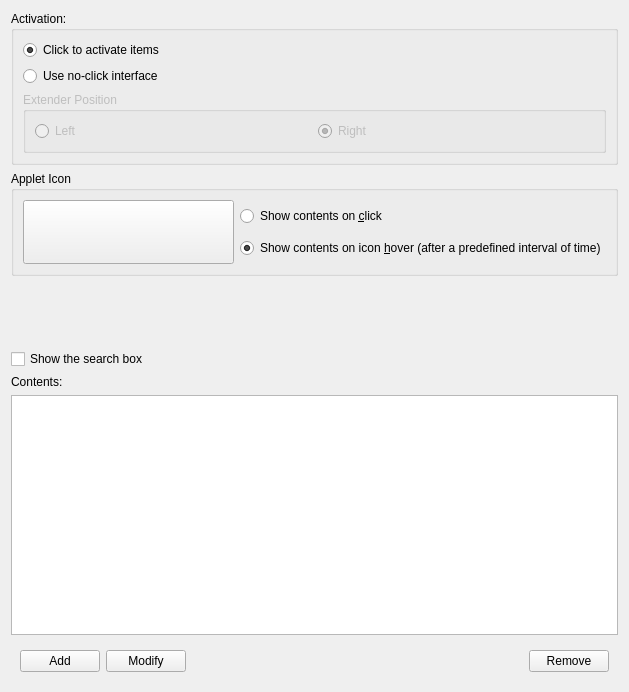
<?xml version="1.0" encoding="UTF-8"?>
<ui version="4.0">
 <class>LancelotPartConfigBase</class>
 <widget class="QWidget" name="LancelotPartConfigBase">
  <property name="geometry">
   <rect>
    <x>0</x>
    <y>0</y>
    <width>629</width>
    <height>692</height>
   </rect>
  </property>
  <layout class="QVBoxLayout" name="verticalLayout_4">
   <item>
    <widget class="QFrame" name="pageAdvanced">
     <layout class="QVBoxLayout" name="verticalLayout_5">
      <property name="margin">
       <number>0</number>
      </property>
      <item>
       <widget class="QGroupBox" name="panelContents">
        <property name="title">
         <string comment="Contents of the applet">Activation:</string>
        </property>
        <layout class="QVBoxLayout" name="verticalLayout">
         <item>
          <widget class="QRadioButton" name="radioContentsActivationClick">
           <property name="text">
            <string>Click to activate items</string>
           </property>
           <property name="checked">
            <bool>true</bool>
           </property>
          </widget>
         </item>
         <item>
          <widget class="QRadioButton" name="radioContentsActivationExtender">
           <property name="text">
            <string>Use no-click interface</string>
           </property>
          </widget>
         </item>
         <item>
          <widget class="QGroupBox" name="panelContentsExtenderPosition">
           <property name="enabled">
            <bool>false</bool>
           </property>
           <property name="title">
            <string>Extender Position</string>
           </property>
           <layout class="QHBoxLayout" name="horizontalLayout">
            <item>
             <widget class="QRadioButton" name="radioContentsExtenderPositionLeft">
              <property name="text">
               <string comment="Position the extender left">Left</string>
              </property>
             </widget>
            </item>
            <item>
             <widget class="QRadioButton" name="radioContentsExtenderPositionRight">
              <property name="text">
               <string comment="Position the extender right">Right</string>
              </property>
              <property name="checked">
               <bool>true</bool>
              </property>
             </widget>
            </item>
           </layout>
          </widget>
         </item>
        </layout>
       </widget>
      </item>
      <item>
       <widget class="QGroupBox" name="panelIcon">
        <property name="sizePolicy">
         <sizepolicy hsizetype="Preferred" vsizetype="Minimum">
          <horstretch>0</horstretch>
          <verstretch>0</verstretch>
         </sizepolicy>
        </property>
        <property name="title">
         <string>Applet Icon</string>
        </property>
        <layout class="QHBoxLayout" name="horizontalLayout_2">
         <item>
          <widget class="KIconButton" name="iconChooser">
           <property name="minimumSize">
            <size>
             <width>64</width>
             <height>64</height>
            </size>
           </property>
           <property name="maximumSize">
            <size>
             <width>20000</width>
             <height>64</height>
            </size>
           </property>
           <property name="baseSize">
            <size>
             <width>64</width>
             <height>64</height>
            </size>
           </property>
          </widget>
         </item>
         <item>
          <layout class="QVBoxLayout" name="verticalLayout_3">
           <item>
            <widget class="QRadioButton" name="radioIconActivationClick">
             <property name="text">
              <string>Show contents on &amp;click</string>
             </property>
            </widget>
           </item>
           <item>
            <widget class="QRadioButton" name="radioIconActivationHover">
             <property name="text">
              <string>Show contents on icon &amp;hover (after a predefined interval of time)</string>
             </property>
             <property name="checked">
              <bool>true</bool>
             </property>
            </widget>
           </item>
          </layout>
         </item>
        </layout>
       </widget>
      </item>
      <item>
       <spacer name="verticalSpacer_2">
        <property name="orientation">
         <enum>Qt::Vertical</enum>
        </property>
        <property name="sizeHint" stdset="0">
         <size>
          <width>20</width>
          <height>40</height>
         </size>
        </property>
       </spacer>
      </item>
     </layout>
    </widget>
   </item>
   <item>
    <widget class="QFrame" name="pageContents">
     <layout class="QVBoxLayout" name="verticalLayout_2">
      <property name="margin">
       <number>0</number>
      </property>
      <item>
       <widget class="QCheckBox" name="checkShowSearchBox">
        <property name="text">
         <string>Show the search box</string>
        </property>
       </widget>
      </item>
      <item>
       <widget class="QLabel" name="label">
        <property name="text">
         <string>Contents:</string>
        </property>
       </widget>
      </item>
      <item>
       <widget class="QListWidget" name="listModels"/>
      </item>
      <item>
       <widget class="QFrame" name="frame">
        <layout class="QHBoxLayout" name="horizontalLayout_3">
         <item>
          <widget class="QPushButton" name="buttonContentsAdd">
           <property name="text">
            <string>Add</string>
           </property>
          </widget>
         </item>
         <item>
          <widget class="QPushButton" name="buttonContentsModify">
           <property name="text">
            <string>Modify</string>
           </property>
          </widget>
         </item>
         <item>
          <spacer name="horizontalSpacer">
           <property name="orientation">
            <enum>Qt::Horizontal</enum>
           </property>
           <property name="sizeHint" stdset="0">
            <size>
             <width>40</width>
             <height>20</height>
            </size>
           </property>
          </spacer>
         </item>
         <item>
          <widget class="QPushButton" name="buttonContentsRemove">
           <property name="text">
            <string>Remove</string>
           </property>
          </widget>
         </item>
        </layout>
       </widget>
      </item>
     </layout>
    </widget>
   </item>
  </layout>
 </widget>
 <customwidgets>
  <customwidget>
   <class>KIconButton</class>
   <extends>QPushButton</extends>
   <header>kicondialog.h</header>
  </customwidget>
 </customwidgets>
 <resources/>
 <connections>
  <connection>
   <sender>radioContentsActivationExtender</sender>
   <signal>toggled(bool)</signal>
   <receiver>panelContentsExtenderPosition</receiver>
   <slot>setEnabled(bool)</slot>
   <hints>
    <hint type="sourcelabel">
     <x>435</x>
     <y>82</y>
    </hint>
    <hint type="destinationlabel">
     <x>434</x>
     <y>118</y>
    </hint>
   </hints>
  </connection>
  <connection>
   <sender>radioContentsActivationClick</sender>
   <signal>toggled(bool)</signal>
   <receiver>panelContentsExtenderPosition</receiver>
   <slot>setDisabled(bool)</slot>
   <hints>
    <hint type="sourcelabel">
     <x>408</x>
     <y>53</y>
    </hint>
    <hint type="destinationlabel">
     <x>406</x>
     <y>111</y>
    </hint>
   </hints>
  </connection>
 </connections>
</ui>
